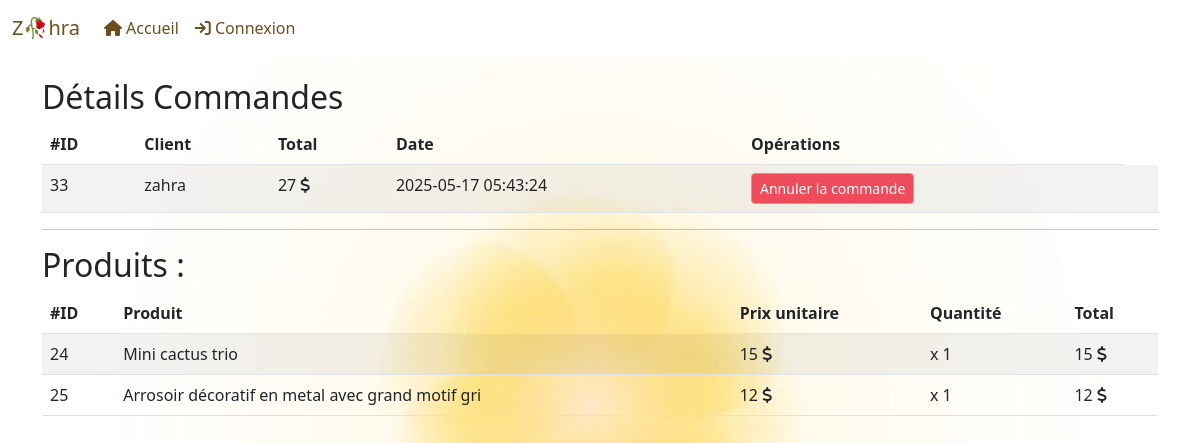
Page /commande.php?id=33 on the committed database.
### tables this page shows
CREATE TABLE `commande` (
  `id` int(11) NOT NULL,
  `id_client` int(11) NOT NULL,
  `total` decimal(10,0) NOT NULL,
  `valide` int(11) NOT NULL DEFAULT 0,
  `date_creation` datetime NOT NULL DEFAULT current_timestamp(),
  `mode_paiement` varchar(50) NOT NULL DEFAULT 'livraison'
);

CREATE TABLE `utilisateur` (
  `id` int(11) NOT NULL,
  `login` varchar(100) NOT NULL,
  `password` varchar(150) NOT NULL,
  `email` varchar(255) NOT NULL,
  `phone` varchar(11) NOT NULL,
  `date_creation` date NOT NULL
);

CREATE TABLE `ligne_commande` (
  `id` int(11) NOT NULL,
  `id_produit` int(11) NOT NULL,
  `id_commande` int(11) NOT NULL,
  `prix` decimal(10,0) NOT NULL,
  `quantite` int(11) NOT NULL,
  `total` decimal(10,0) NOT NULL
);

CREATE TABLE `produit` (
  `id` int(11) NOT NULL,
  `libelle` varchar(100) NOT NULL,
  `prix` decimal(10,0) NOT NULL,
  `discount` int(11) NOT NULL,
  `id_categorie` int(11) NOT NULL,
  `date_creation` datetime NOT NULL,
  `description` varchar(255) NOT NULL,
  `image` varchar(150) NOT NULL
);

### commande.php (the view, shortened to what this page needs)
<?php
require_once 'include/database.php';
$idCommande = $_GET['id'];
$sqlState = $pdo->prepare('SELECT commande.*,utilisateur.login as "login" FROM commande
            INNER JOIN utilisateur ON commande.id_client = utilisateur.id
                                               WHERE commande.id = ?
                                               ORDER BY commande.date_creation DESC');
$sqlState->execute([$idCommande]);
$commande = $sqlState->fetch(PDO::FETCH_ASSOC);
?>
<!doctype html>
<html lang="en">
<head>
    <?php include 'include/head.php' ?>
</head>
<body>
<?php include 'include/nav_admin.php' ?>
<div class="container py-2">
    <h2>Détails Commandes</h2>
    <table class="table table-striped table-hover">
        <thead>
        <tr>
            <th>#ID</th>
            <th>Client</th>
            <th>Total</th>
            <th>Date</th>
            <th>Opérations</th>
        </tr>
        </thead>
        <tbody>
        <?php
        $sqlStateLigneCommandes = $pdo->prepare('SELECT ligne_commande.*,produit.libelle,produit.image from ligne_commande
                                                        INNER JOIN produit ON ligne_commande.id_produit = produit.id
                                                        WHERE id_commande = ?
                                                        ');
        $sqlStateLigneCommandes->execute([$idCommande]);
        $lignesCommandes = $sqlStateLigneCommandes->fetchAll(PDO::FETCH_OBJ);
        ?>
        <tr>
            <td><?php echo $commande['id'] ?></td>
            <td><?php echo $commande['login'] ?></td>
            <td><?php echo $commande['total'] ?> <i class="fa fa-solid fa-dollar"></i></td>
            <td><?php echo $commande['date_creation'] ?></td>
            <td>
                <?php if ($commande['valide'] == 0) : ?>
                    <a class="btn btn-add btn-sm" href="valider_commande.php?id=<?= $commande['id']?>&etat=1">Valider la commande</a>
                <?php else: ?>
                    <a class="btn btn-delet btn-sm" href="valider_commande.php?id=<?= $commande['id']?>&etat=0">Annuler la commande</a>
                <?php endif; ?>
            </td>
            <td>
            </td>
        </tr>
        </tbody>
    </table>
    <hr>
    <h2>Produits : </h2>
    <table class="table table-striped table-hover">
        <thead>
        <tr>
            <th>#ID</th>
            <th>Produit</th>
            <th>Prix unitaire</th>
            <th>Quantité</th>
            <th>Total</th>
        </tr>
        </thead>
        <tbody>
        <?php foreach ($lignesCommandes as $lignesCommande) : ?>
            <tr>
                <td><?php echo $lignesCommande->id ?></td>
                <td><?php echo $lignesCommande->libelle ?></td>
                <td><?php echo $lignesCommande->prix ?> <i class="fa fa-solid fa-dollar"></i></td>
                <td>x <?php echo $lignesCommande->quantite ?></td>
                <td><?php echo $lignesCommande->total ?> <i class="fa fa-solid fa-dollar"></i></td>
            </tr>
        <?php endforeach; ?>
        </tbody>
    </table>
</div>
</body>
</html>

### include/nav_admin.php (style rules this page uses)
body { padding-top: 70px; background-image: url('images/yelo.jpg'); background-size: cover; background-position: center; background-repeat: no-repeat; background-attachment: fixed; background-color:rgba(251, 232, 246, 0.8); }
.btn-delet { background-color: rgb(238, 75, 91); color: #fff; border-color: rgb(251, 132, 132); }

### rows in the picture
commande: id "33", utilisateur.login "zahra", total "27", date_creation "2025-05-17 05:43:24"
ligne_commande: id "24", id_produit.libelle "Mini cactus trio", prix "15", quantite "1", total "15"
ligne_commande: id "25", id_produit.libelle "Arrosoir décoratif en metal avec grand motif gri", prix "12", quantite "1", total "12"
